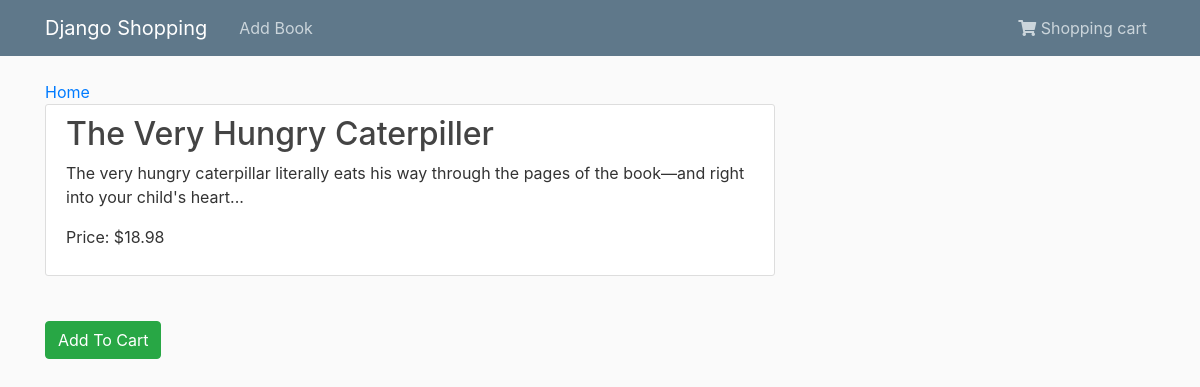
Screenshot of /book/1/ with the database file from the repository.
### shopping/models.py (models this page shows, shortened)
class Product(models.Model):
    name = models.CharField(max_length=50)
    category = models.CharField(max_length=50)
    description = models.TextField()
    price = models.DecimalField(max_digits=100, decimal_places=2)

### shopping/views.py (the view)
# urls.py: path('book/<int:pk>/', ProductDetailView.as_view(), name="product-detail"),
class ProductDetailView(DetailView):
    model = Product

### shopping/templates/shopping/product_detail.html
{% extends "shopping/base.html" %}
{% block content %}
<a href="{% url 'shopping-home' %}">Home</a>
    <article class="media content-section">
            <div class="media-body">
              <h2>{{ object.name }}</h2>
        <p class="article-content">{{object.description}}</p>
        <p class="article-content">Price: ${{object.price}}</p>
        </div>
    </article>
    <a href="#" class="btn btn-success pull-right addcart" role="button">Add To Cart</a>
{% endblock content %}

### shopping/static/shopping/main.css (style rules this page uses)
body { background: #fafafa; color: #333333; margin-top: 5rem; }
h1, h2, h3, h4, h5, h6 { color: #444444; }
.addcart { margin-top: 25px; }
.media-body h2 { text-transform: capitalize; }
.content-section { background: #ffffff; padding: 10px 20px; border: 1px solid #dddddd; border-radius: 3px; margin-bottom: 20px; }
.article-content { white-space: pre-line; }

### rows the page displays
Product: name "The Very Hungry Caterpiller", description "The very hungry caterpillar literally eats his way through the pages of the book—and right into your child's heart...", price "18.98"
